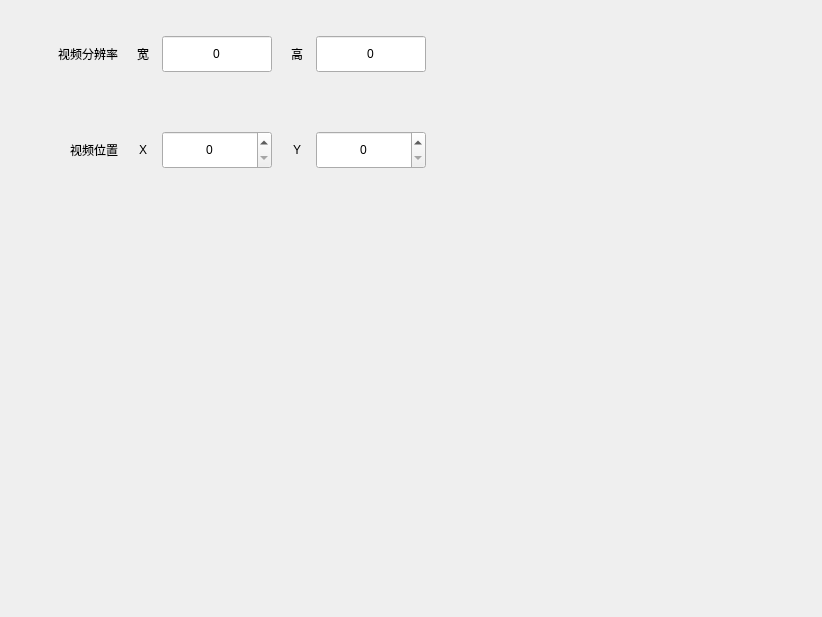
<?xml version="1.0" encoding="UTF-8"?>
<ui version="4.0">
 <class>OcrRecognitionSetWidget</class>
 <widget class="QWidget" name="OcrRecognitionSetWidget">
  <property name="geometry">
   <rect>
    <x>0</x>
    <y>0</y>
    <width>822</width>
    <height>617</height>
   </rect>
  </property>
  <property name="windowTitle">
   <string>Form</string>
  </property>
  <layout class="QGridLayout" name="gridLayout">
   <property name="leftMargin">
    <number>0</number>
   </property>
   <property name="topMargin">
    <number>0</number>
   </property>
   <property name="rightMargin">
    <number>0</number>
   </property>
   <property name="bottomMargin">
    <number>0</number>
   </property>
   <property name="spacing">
    <number>0</number>
   </property>
   <item row="0" column="0">
    <widget class="QWidget" name="OcrSetWidget" native="true">
     <layout class="QGridLayout" name="gridLayout_8">
      <item row="0" column="0">
       <widget class="QWidget" name="VideoResolution_widget" native="true">
        <property name="minimumSize">
         <size>
          <width>0</width>
          <height>90</height>
         </size>
        </property>
        <property name="maximumSize">
         <size>
          <width>16777215</width>
          <height>90</height>
         </size>
        </property>
        <layout class="QGridLayout" name="gridLayout_6">
         <item row="0" column="0">
          <widget class="QLabel" name="VideoResolution_label">
           <property name="minimumSize">
            <size>
             <width>100</width>
             <height>38</height>
            </size>
           </property>
           <property name="maximumSize">
            <size>
             <width>100</width>
             <height>38</height>
            </size>
           </property>
           <property name="text">
            <string>视频分辨率</string>
           </property>
           <property name="alignment">
            <set>Qt::AlignRight|Qt::AlignTrailing|Qt::AlignVCenter</set>
           </property>
          </widget>
         </item>
         <item row="0" column="1">
          <widget class="QWidget" name="VideoResolution_width_widget" native="true">
           <property name="minimumSize">
            <size>
             <width>148</width>
             <height>0</height>
            </size>
           </property>
           <property name="maximumSize">
            <size>
             <width>148</width>
             <height>16777215</height>
            </size>
           </property>
           <layout class="QGridLayout" name="gridLayout_2">
            <property name="leftMargin">
             <number>0</number>
            </property>
            <property name="topMargin">
             <number>0</number>
            </property>
            <property name="rightMargin">
             <number>0</number>
            </property>
            <property name="bottomMargin">
             <number>0</number>
            </property>
            <property name="spacing">
             <number>0</number>
            </property>
            <item row="0" column="0">
             <widget class="QLabel" name="VideoResolution_width_label">
              <property name="minimumSize">
               <size>
                <width>38</width>
                <height>38</height>
               </size>
              </property>
              <property name="maximumSize">
               <size>
                <width>38</width>
                <height>38</height>
               </size>
              </property>
              <property name="text">
               <string>宽</string>
              </property>
              <property name="alignment">
               <set>Qt::AlignCenter</set>
              </property>
             </widget>
            </item>
            <item row="0" column="1">
             <widget class="QSpinBox" name="VideoResolution_width_spinBox">
              <property name="minimumSize">
               <size>
                <width>110</width>
                <height>38</height>
               </size>
              </property>
              <property name="maximumSize">
               <size>
                <width>111</width>
                <height>38</height>
               </size>
              </property>
              <property name="alignment">
               <set>Qt::AlignCenter</set>
              </property>
              <property name="buttonSymbols">
               <enum>QAbstractSpinBox::NoButtons</enum>
              </property>
             </widget>
            </item>
           </layout>
          </widget>
         </item>
         <item row="0" column="2">
          <widget class="QWidget" name="VideoResolution_height_widget" native="true">
           <property name="minimumSize">
            <size>
             <width>148</width>
             <height>0</height>
            </size>
           </property>
           <property name="maximumSize">
            <size>
             <width>148</width>
             <height>16777215</height>
            </size>
           </property>
           <layout class="QGridLayout" name="gridLayout_3">
            <property name="leftMargin">
             <number>0</number>
            </property>
            <property name="topMargin">
             <number>0</number>
            </property>
            <property name="rightMargin">
             <number>0</number>
            </property>
            <property name="bottomMargin">
             <number>0</number>
            </property>
            <property name="spacing">
             <number>0</number>
            </property>
            <item row="0" column="0">
             <widget class="QLabel" name="VideoResolution_height_label">
              <property name="minimumSize">
               <size>
                <width>38</width>
                <height>38</height>
               </size>
              </property>
              <property name="maximumSize">
               <size>
                <width>38</width>
                <height>38</height>
               </size>
              </property>
              <property name="text">
               <string>高</string>
              </property>
              <property name="alignment">
               <set>Qt::AlignCenter</set>
              </property>
             </widget>
            </item>
            <item row="0" column="1">
             <widget class="QSpinBox" name="VideoResolution_height_spinBox">
              <property name="minimumSize">
               <size>
                <width>110</width>
                <height>38</height>
               </size>
              </property>
              <property name="maximumSize">
               <size>
                <width>111</width>
                <height>38</height>
               </size>
              </property>
              <property name="alignment">
               <set>Qt::AlignCenter</set>
              </property>
              <property name="buttonSymbols">
               <enum>QAbstractSpinBox::NoButtons</enum>
              </property>
             </widget>
            </item>
           </layout>
          </widget>
         </item>
         <item row="0" column="3">
          <spacer name="horizontalSpacer">
           <property name="orientation">
            <enum>Qt::Horizontal</enum>
           </property>
           <property name="sizeHint" stdset="0">
            <size>
             <width>369</width>
             <height>20</height>
            </size>
           </property>
          </spacer>
         </item>
        </layout>
       </widget>
      </item>
      <item row="1" column="0">
       <widget class="QWidget" name="VideoPostion_widget" native="true">
        <property name="minimumSize">
         <size>
          <width>0</width>
          <height>90</height>
         </size>
        </property>
        <property name="maximumSize">
         <size>
          <width>16777215</width>
          <height>90</height>
         </size>
        </property>
        <layout class="QGridLayout" name="gridLayout_7">
         <item row="0" column="0">
          <widget class="QLabel" name="VideoPostion_label">
           <property name="minimumSize">
            <size>
             <width>100</width>
             <height>38</height>
            </size>
           </property>
           <property name="maximumSize">
            <size>
             <width>100</width>
             <height>38</height>
            </size>
           </property>
           <property name="text">
            <string>视频位置</string>
           </property>
           <property name="alignment">
            <set>Qt::AlignRight|Qt::AlignTrailing|Qt::AlignVCenter</set>
           </property>
          </widget>
         </item>
         <item row="0" column="1">
          <widget class="QWidget" name="VideoPostion_x_widget" native="true">
           <property name="minimumSize">
            <size>
             <width>148</width>
             <height>0</height>
            </size>
           </property>
           <property name="maximumSize">
            <size>
             <width>148</width>
             <height>16777215</height>
            </size>
           </property>
           <layout class="QGridLayout" name="gridLayout_4">
            <property name="leftMargin">
             <number>0</number>
            </property>
            <property name="topMargin">
             <number>0</number>
            </property>
            <property name="rightMargin">
             <number>0</number>
            </property>
            <property name="bottomMargin">
             <number>0</number>
            </property>
            <property name="spacing">
             <number>0</number>
            </property>
            <item row="1" column="2">
             <widget class="QSpinBox" name="VideoPostion_x_spinBox">
              <property name="minimumSize">
               <size>
                <width>110</width>
                <height>38</height>
               </size>
              </property>
              <property name="maximumSize">
               <size>
                <width>111</width>
                <height>38</height>
               </size>
              </property>
              <property name="alignment">
               <set>Qt::AlignCenter</set>
              </property>
             </widget>
            </item>
            <item row="1" column="1">
             <widget class="QLabel" name="VideoPostion_x_label">
              <property name="minimumSize">
               <size>
                <width>38</width>
                <height>38</height>
               </size>
              </property>
              <property name="maximumSize">
               <size>
                <width>38</width>
                <height>38</height>
               </size>
              </property>
              <property name="text">
               <string>X</string>
              </property>
              <property name="alignment">
               <set>Qt::AlignCenter</set>
              </property>
             </widget>
            </item>
           </layout>
          </widget>
         </item>
         <item row="0" column="2">
          <widget class="QWidget" name="VideoPostion_y_widget" native="true">
           <property name="minimumSize">
            <size>
             <width>148</width>
             <height>0</height>
            </size>
           </property>
           <property name="maximumSize">
            <size>
             <width>148</width>
             <height>16777215</height>
            </size>
           </property>
           <layout class="QGridLayout" name="gridLayout_5">
            <property name="leftMargin">
             <number>0</number>
            </property>
            <property name="topMargin">
             <number>0</number>
            </property>
            <property name="rightMargin">
             <number>0</number>
            </property>
            <property name="bottomMargin">
             <number>0</number>
            </property>
            <property name="spacing">
             <number>0</number>
            </property>
            <item row="0" column="0">
             <widget class="QLabel" name="VideoPostion_y_label">
              <property name="minimumSize">
               <size>
                <width>38</width>
                <height>38</height>
               </size>
              </property>
              <property name="maximumSize">
               <size>
                <width>38</width>
                <height>38</height>
               </size>
              </property>
              <property name="text">
               <string>Y</string>
              </property>
              <property name="alignment">
               <set>Qt::AlignCenter</set>
              </property>
             </widget>
            </item>
            <item row="0" column="1">
             <widget class="QSpinBox" name="VideoPostion_y_spinBox">
              <property name="minimumSize">
               <size>
                <width>110</width>
                <height>38</height>
               </size>
              </property>
              <property name="maximumSize">
               <size>
                <width>111</width>
                <height>38</height>
               </size>
              </property>
              <property name="alignment">
               <set>Qt::AlignCenter</set>
              </property>
             </widget>
            </item>
           </layout>
          </widget>
         </item>
         <item row="0" column="3">
          <spacer name="horizontalSpacer_2">
           <property name="orientation">
            <enum>Qt::Horizontal</enum>
           </property>
           <property name="sizeHint" stdset="0">
            <size>
             <width>369</width>
             <height>20</height>
            </size>
           </property>
          </spacer>
         </item>
        </layout>
       </widget>
      </item>
      <item row="2" column="0">
       <spacer name="verticalSpacer">
        <property name="orientation">
         <enum>Qt::Vertical</enum>
        </property>
        <property name="sizeHint" stdset="0">
         <size>
          <width>20</width>
          <height>404</height>
         </size>
        </property>
       </spacer>
      </item>
     </layout>
    </widget>
   </item>
  </layout>
 </widget>
 <resources/>
 <connections/>
</ui>
